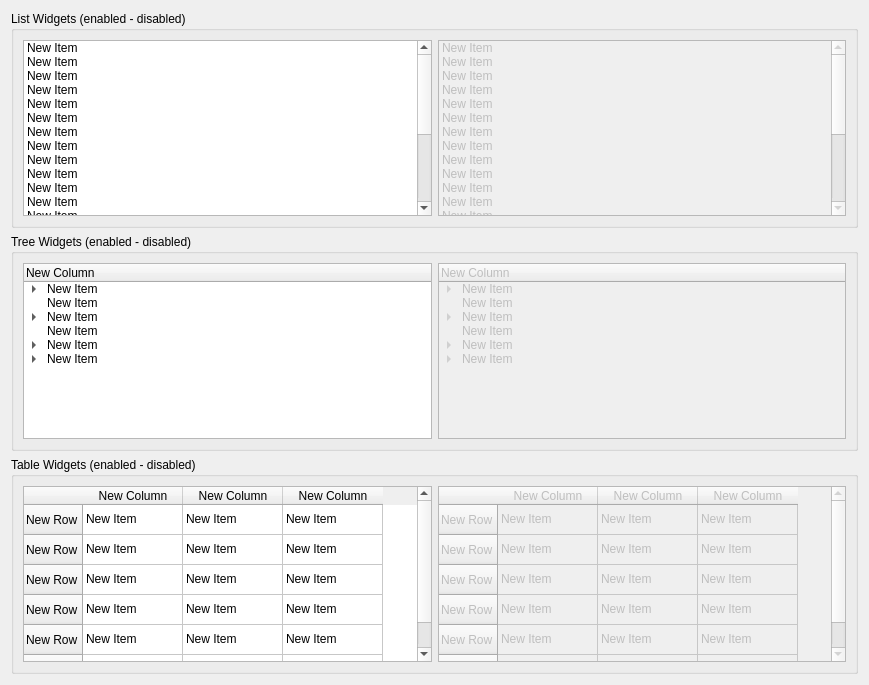
           <widget class="QWidget" name="scrollAreaWidgetContents_2">
            <property name="geometry">
             <rect>
              <x>0</x>
              <y>0</y>
              <width>869</width>
              <height>685</height>
             </rect>
            </property>
            <layout class="QVBoxLayout" name="verticalLayout_4">
             <item>
              <widget class="QGroupBox" name="groupBox_6">
               <property name="title">
                <string>List Widgets (enabled - disabled)</string>
               </property>
               <layout class="QGridLayout" name="gridLayout_7">
                <item row="0" column="0">
                 <widget class="QListWidget" name="listWidget">
                  <item>
                   <property name="text">
                    <string>New Item</string>
                   </property>
                  </item>
                  <item>
                   <property name="text">
                    <string>New Item</string>
                   </property>
                  </item>
                  <item>
                   <property name="text">
                    <string>New Item</string>
                   </property>
                  </item>
                  <item>
                   <property name="text">
                    <string>New Item</string>
                   </property>
                  </item>
                  <item>
                   <property name="text">
                    <string>New Item</string>
                   </property>
                  </item>
                  <item>
                   <property name="text">
                    <string>New Item</string>
                   </property>
                  </item>
                  <item>
                   <property name="text">
                    <string>New Item</string>
                   </property>
                  </item>
                  <item>
                   <property name="text">
                    <string>New Item</string>
                   </property>
                  </item>
                  <item>
                   <property name="text">
                    <string>New Item</string>
                   </property>
                  </item>
                  <item>
                   <property name="text">
                    <string>New Item</string>
                   </property>
                  </item>
                  <item>
                   <property name="text">
                    <string>New Item</string>
                   </property>
                  </item>
                  <item>
                   <property name="text">
                    <string>New Item</string>
                   </property>
                  </item>
                  <item>
                   <property name="text">
                    <string>New Item</string>
                   </property>
                  </item>
                  <item>
                   <property name="text">
                    <string>New Item</string>
                   </property>
                  </item>
                  <item>
                   <property name="text">
                    <string>New Item</string>
                   </property>
                  </item>
                  <item>
                   <property name="text">
                    <string>New Item</string>
                   </property>
                  </item>
                  <item>
                   <property name="text">
                    <string>New Item</string>
                   </property>
                  </item>
                  <item>
                   <property name="text">
                    <string>New Item</string>
                   </property>
                  </item>
                  <item>
                   <property name="text">
                    <string>New Item</string>
                   </property>
                  </item>
                  <item>
                   <property name="text">
                    <string>New Item</string>
                   </property>
                  </item>
                  <item>
                   <property name="text">
                    <string>New Item</string>
                   </property>
                  </item>
                  <item>
                   <property name="text">
                    <string>New Item</string>
                   </property>
                  </item>
                 </widget>
                </item>
                <item row="0" column="1">
                 <widget class="QListWidget" name="listWidget_2">
                  <property name="enabled">
                   <bool>false</bool>
                  </property>
                  <item>
                   <property name="text">
                    <string>New Item</string>
                   </property>
                  </item>
                  <item>
                   <property name="text">
                    <string>New Item</string>
                   </property>
                  </item>
                  <item>
                   <property name="text">
                    <string>New Item</string>
                   </property>
                  </item>
                  <item>
                   <property name="text">
                    <string>New Item</string>
                   </property>
                  </item>
                  <item>
                   <property name="text">
                    <string>New Item</string>
                   </property>
                  </item>
                  <item>
                   <property name="text">
                    <string>New Item</string>
                   </property>
                  </item>
                  <item>
                   <property name="text">
                    <string>New Item</string>
                   </property>
                  </item>
                  <item>
                   <property name="text">
                    <string>New Item</string>
                   </property>
                  </item>
                  <item>
                   <property name="text">
                    <string>New Item</string>
                   </property>
                  </item>
                  <item>
                   <property name="text">
                    <string>New Item</string>
                   </property>
                  </item>
                  <item>
                   <property name="text">
                    <string>New Item</string>
                   </property>
                  </item>
                  <item>
                   <property name="text">
                    <string>New Item</string>
                   </property>
                  </item>
                  <item>
                   <property name="text">
                    <string>New Item</string>
                   </property>
                  </item>
                  <item>
                   <property name="text">
                    <string>New Item</string>
                   </property>
                  </item>
                  <item>
                   <property name="text">
                    <string>New Item</string>
                   </property>
                  </item>
                  <item>
                   <property name="text">
                    <string>New Item</string>
                   </property>
                  </item>
                  <item>
                   <property name="text">
                    <string>New Item</string>
                   </property>
                  </item>
                  <item>
                   <property name="text">
                    <string>New Item</string>
                   </property>
                  </item>
                  <item>
                   <property name="text">
                    <string>New Item</string>
                   </property>
                  </item>
                  <item>
                   <property name="text">
                    <string>New Item</string>
                   </property>
                  </item>
                  <item>
                   <property name="text">
                    <string>New Item</string>
                   </property>
                  </item>
                  <item>
                   <property name="text">
                    <string>New Item</string>
                   </property>
                  </item>
                 </widget>
                </item>
               </layout>
              </widget>
             </item>
             <item>
              <widget class="QGroupBox" name="groupBox_7">
               <property name="title">
                <string>Tree Widgets (enabled - disabled)</string>
               </property>
               <layout class="QGridLayout" name="gridLayout_8">
                <item row="0" column="0">
                 <widget class="QTreeWidget" name="treeWidget">
                  <column>
                   <property name="text">
                    <string>New Column</string>
                   </property>
                  </column>
                  <item>
                   <property name="text">
                    <string>New Item</string>
                   </property>
                   <item>
                    <property name="text">
                     <string>New Subitem</string>
                    </property>
                    <item>
                     <property name="text">
                      <string>New Subitem</string>
                     </property>
                    </item>
                   </item>
                   <item>
                    <property name="text">
                     <string>New Subitem</string>
                    </property>
                   </item>
                  </item>
                  <item>
                   <property name="text">
                    <string>New Item</string>
                   </property>
                  </item>
                  <item>
                   <property name="text">
                    <string>New Item</string>
                   </property>
                   <item>
                    <property name="text">
                     <string>New Subitem</string>
                    </property>
                   </item>
                   <item>
                    <property name="text">
                     <string>New Subitem</string>
                    </property>
                   </item>
                   <item>
                    <property name="text">
                     <string>New Subitem</string>
                    </property>
                   </item>
                  </item>
                  <item>
                   <property name="text">
                    <string>New Item</string>
                   </property>
                  </item>
                  <item>
                   <property name="text">
                    <string>New Item</string>
                   </property>
                   <item>
                    <property name="text">
                     <string>New Subitem</string>
                    </property>
                    <item>
                     <property name="text">
                      <string>New Subitem</string>
                     </property>
                     <item>
                      <property name="text">
                       <string>New Subitem</string>
                      </property>
                     </item>
                     <item>
                      <property name="text">
                       <string>New Subitem</string>
                      </property>
                     </item>
                    </item>
                    <item>
                     <property name="text">
                      <string>New Subitem</string>
                     </property>
                    </item>
                    <item>
                     <property name="text">
                      <string>New Subitem</string>
                     </property>
                     <item>
                      <property name="text">
                       <string>New Subitem</string>
                      </property>
                     </item>
                    </item>
                   </item>
                  </item>
                  <item>
                   <property name="text">
                    <string>New Item</string>
                   </property>
                   <item>
                    <property name="text">
                     <string>New Subitem</string>
                    </property>
                   </item>
                   <item>
                    <property name="text">
                     <string>New Subitem</string>
                    </property>
                   </item>
                   <item>
                    <property name="text">
                     <string>New Subitem</string>
                    </property>
                   </item>
                  </item>
                 </widget>
                </item>
                <item row="0" column="1">
                 <widget class="QTreeWidget" name="treeWidget_2">
                  <property name="enabled">
                   <bool>false</bool>
                  </property>
                  <column>
                   <property name="text">
                    <string>New Column</string>
                   </property>
                  </column>
                  <item>
                   <property name="text">
                    <string>New Item</string>
                   </property>
                   <item>
                    <property name="text">
                     <string>New Subitem</string>
                    </property>
                    <item>
                     <property name="text">
                      <string>New Subitem</string>
                     </property>
                    </item>
                   </item>
                   <item>
                    <property name="text">
                     <string>New Subitem</string>
                    </property>
                   </item>
                  </item>
                  <item>
                   <property name="text">
                    <string>New Item</string>
                   </property>
                  </item>
                  <item>
                   <property name="text">
                    <string>New Item</string>
                   </property>
                   <item>
                    <property name="text">
                     <string>New Subitem</string>
                    </property>
                   </item>
                   <item>
                    <property name="text">
                     <string>New Subitem</string>
                    </property>
                   </item>
                   <item>
                    <property name="text">
                     <string>New Subitem</string>
                    </property>
                   </item>
                  </item>
                  <item>
                   <property name="text">
                    <string>New Item</string>
                   </property>
                  </item>
                  <item>
                   <property name="text">
                    <string>New Item</string>
                   </property>
                   <item>
                    <property name="text">
                     <string>New Subitem</string>
                    </property>
                    <item>
                     <property name="text">
                      <string>New Subitem</string>
                     </property>
                     <item>
                      <property name="text">
                       <string>New Subitem</string>
                      </property>
                     </item>
                     <item>
                      <property name="text">
                       <string>New Subitem</string>
                      </property>
                     </item>
                    </item>
                    <item>
                     <property name="text">
                      <string>New Subitem</string>
                     </property>
                    </item>
                    <item>
                     <property name="text">
                      <string>New Subitem</string>
                     </property>
                     <item>
                      <property name="text">
                       <string>New Subitem</string>
                      </property>
                     </item>
                    </item>
                   </item>
                  </item>
                  <item>
                   <property name="text">
                    <string>New Item</string>
                   </property>
                   <item>
                    <property name="text">
                     <string>New Subitem</string>
                    </property>
                   </item>
                   <item>
                    <property name="text">
                     <string>New Subitem</string>
                    </property>
                   </item>
                   <item>
                    <property name="text">
                     <string>New Subitem</string>
                    </property>
                   </item>
                  </item>
                 </widget>
                </item>
               </layout>
              </widget>
             </item>
             <item>
              <widget class="QGroupBox" name="groupBox_8">
               <property name="title">
                <string>Table Widgets (enabled - disabled)</string>
               </property>
               <layout class="QGridLayout" name="gridLayout_9">
                <item row="0" column="0">
                 <widget class="QTableWidget" name="tableWidget">
                  <row>
                   <property name="text">
                    <string>New Row</string>
                   </property>
                  </row>
                  <row>
                   <property name="text">
                    <string>New Row</string>
                   </property>
                  </row>
                  <row>
                   <property name="text">
                    <string>New Row</string>
                   </property>
                  </row>
                  <row>
                   <property name="text">
                    <string>New Row</string>
                   </property>
                  </row>
                  <row>
                   <property name="text">
                    <string>New Row</string>
                   </property>
                  </row>
                  <row>
                   <property name="text">
                    <string>New Row</string>
                   </property>
                  </row>
                  <column>
                   <property name="text">
                    <string>New Column</string>
                   </property>
                  </column>
                  <column>
                   <property name="text">
                    <string>New Column</string>
                   </property>
                  </column>
                  <column>
                   <property name="text">
                    <string>New Column</string>
                   </property>
                  </column>
                  <item row="0" column="0">
                   <property name="text">
                    <string>New Item</string>
                   </property>
                  </item>
                  <item row="0" column="1">
                   <property name="text">
                    <string>New Item</string>
                   </property>
                  </item>
                  <item row="0" column="2">
                   <property name="text">
                    <string>New Item</string>
                   </property>
                  </item>
                  <item row="1" column="0">
                   <property name="text">
                    <string>New Item</string>
                   </property>
                  </item>
                  <item row="1" column="1">
                   <property name="text">
                    <string>New Item</string>
                   </property>
                  </item>
                  <item row="1" column="2">
                   <property name="text">
                    <string>New Item</string>
                   </property>
                  </item>
                  <item row="2" column="0">
                   <property name="text">
                    <string>New Item</string>
                   </property>
                  </item>
                  <item row="2" column="1">
                   <property name="text">
                    <string>New Item</string>
                   </property>
                  </item>
                  <item row="2" column="2">
                   <property name="text">
                    <string>New Item</string>
                   </property>
                  </item>
                  <item row="3" column="0">
                   <property name="text">
                    <string>New Item</string>
                   </property>
                  </item>
                  <item row="3" column="1">
                   <property name="text">
                    <string>New Item</string>
                   </property>
                  </item>
                  <item row="3" column="2">
                   <property name="text">
                    <string>New Item</string>
                   </property>
                  </item>
                  <item row="4" column="0">
                   <property name="text">
                    <string>New Item</string>
                   </property>
                  </item>
                  <item row="4" column="1">
                   <property name="text">
                    <string>New Item</string>
                   </property>
                  </item>
                  <item row="4" column="2">
                   <property name="text">
                    <string>New Item</string>
                   </property>
                  </item>
                  <item row="5" column="0">
                   <property name="text">
                    <string>New Item</string>
                   </property>
                  </item>
                  <item row="5" column="1">
                   <property name="text">
                    <string>New Item</string>
                   </property>
                  </item>
                  <item row="5" column="2">
                   <property name="text">
                    <string>New Item</string>
                   </property>
                  </item>
                 </widget>
                </item>
                <item row="0" column="1">
                 <widget class="QTableWidget" name="tableWidget_2">
                  <property name="enabled">
                   <bool>false</bool>
                  </property>
                  <row>
                   <property name="text">
                    <string>New Row</string>
                   </property>
                  </row>
                  <row>
                   <property name="text">
                    <string>New Row</string>
                   </property>
                  </row>
                  <row>
                   <property name="text">
                    <string>New Row</string>
                   </property>
                  </row>
                  <row>
                   <property name="text">
                    <string>New Row</string>
                   </property>
                  </row>
                  <row>
                   <property name="text">
                    <string>New Row</string>
                   </property>
                  </row>
                  <row>
                   <property name="text">
                    <string>New Row</string>
                   </property>
                  </row>
                  <column>
                   <property name="text">
                    <string>New Column</string>
                   </property>
                  </column>
                  <column>
                   <property name="text">
                    <string>New Column</string>
                   </property>
                  </column>
                  <column>
                   <property name="text">
                    <string>New Column</string>
                   </property>
                  </column>
                  <item row="0" column="0">
                   <property name="text">
                    <string>New Item</string>
                   </property>
                  </item>
                  <item row="0" column="1">
                   <property name="text">
                    <string>New Item</string>
                   </property>
                  </item>
                  <item row="0" column="2">
                   <property name="text">
                    <string>New Item</string>
                   </property>
                  </item>
                  <item row="1" column="0">
                   <property name="text">
                    <string>New Item</string>
                   </property>
                  </item>
                  <item row="1" column="1">
                   <property name="text">
                    <string>New Item</string>
                   </property>
                  </item>
                  <item row="1" column="2">
                   <property name="text">
                    <string>New Item</string>
                   </property>
                  </item>
                  <item row="2" column="0">
                   <property name="text">
                    <string>New Item</string>
                   </property>
                  </item>
                  <item row="2" column="1">
                   <property name="text">
                    <string>New Item</string>
                   </property>
                  </item>
                  <item row="2" column="2">
                   <property name="text">
                    <string>New Item</string>
                   </property>
                  </item>
                  <item row="3" column="0">
                   <property name="text">
                    <string>New Item</string>
                   </property>
                  </item>
                  <item row="3" column="1">
                   <property name="text">
                    <string>New Item</string>
                   </property>
                  </item>
                  <item row="3" column="2">
                   <property name="text">
                    <string>New Item</string>
                   </property>
                  </item>
                  <item row="4" column="0">
                   <property name="text">
                    <string>New Item</string>
                   </property>
                  </item>
                  <item row="4" column="1">
                   <property name="text">
                    <string>New Item</string>
                   </property>
                  </item>
                  <item row="4" column="2">
                   <property name="text">
                    <string>New Item</string>
                   </property>
                  </item>
                  <item row="5" column="0">
                   <property name="text">
                    <string>New Item</string>
                   </property>
                  </item>
                  <item row="5" column="1">
                   <property name="text">
                    <string>New Item</string>
                   </property>
                  </item>
                  <item row="5" column="2">
                   <property name="text">
                    <string>New Item</string>
                   </property>
                  </item>
                 </widget>
                </item>
               </layout>
              </widget>
             </item>
            </layout>
           </widget>
